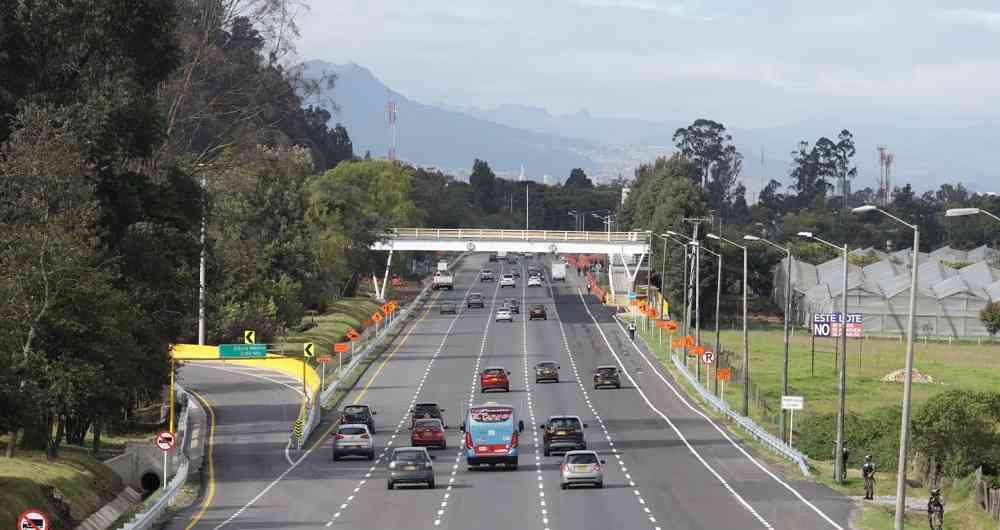
#> input picture semana_5/img2.jpg, 1000 x 530 px
$ python main.py
#> lines starting #> are read from the running program, lines starting #| are printed output that depends on the picture; after the words box and inside, x2 and y2 are one past the last pixel; in counts of white or black regions, pixels touching at a corner belong together
import numpy as np
import cv2
from matplotlib import pyplot as plt
def corners(image, quantity):
#> called with image = '../img2.jpg', quantity = 250
    img = cv2.imread(image)
#> img is the input picture: shape (530, 1000, 3); mean B, G, R 120.1, 123.7, 121.6
    gray = cv2.cvtColor(img,cv2.COLOR_BGR2GRAY)
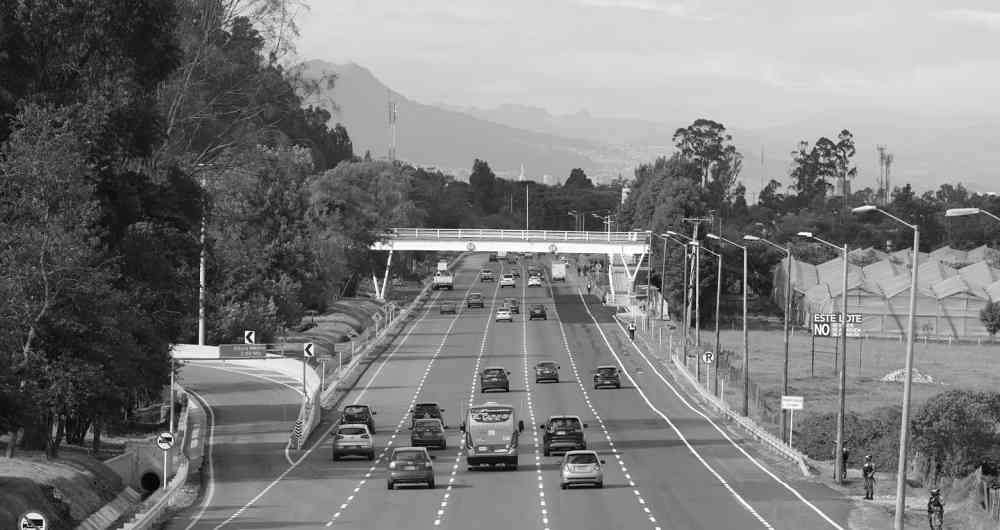
#> gray: shape (530, 1000); min 0, max 255, mean 122.6

    corners = cv2.goodFeaturesToTrack(gray,quantity,0.01,10)
#> corners = 250 rows, first 8: [825, 326], [159, 441], [170, 438], [707, 235], [41, 520], [23, 527], [388, 251], [810, 235]
    corners = np.int0(corners)

    for i in corners:
        x,y = i.ravel()
        cv2.circle(img,(x,y),3,255,-1)
#> this loop made 250 passes
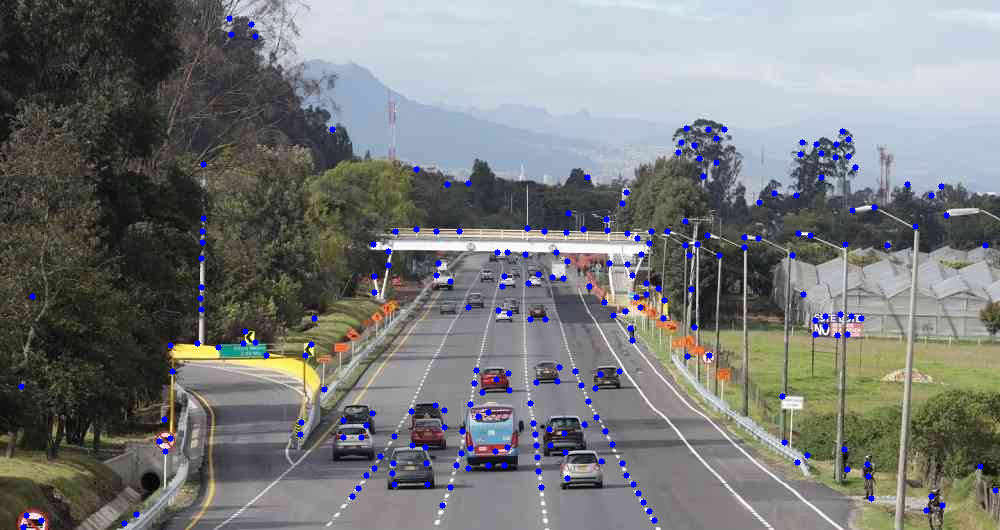
#> img: shape (530, 1000, 3); 1.37% of pixels changed, all inside (x1, y1, x2, y2) = (18, 15, 999, 530)

    cv2.imshow('IMG',img)
    if cv2.waitKey(0) & 0xff == 27:
#> (key Esc is pressed here)
        cv2.destroyAllWindows()

image = '../img2.jpg'
quantity = 250
corners(image, quantity)

$ run again, with semana_5/img3.jpg copied over semana_5/img2.jpg
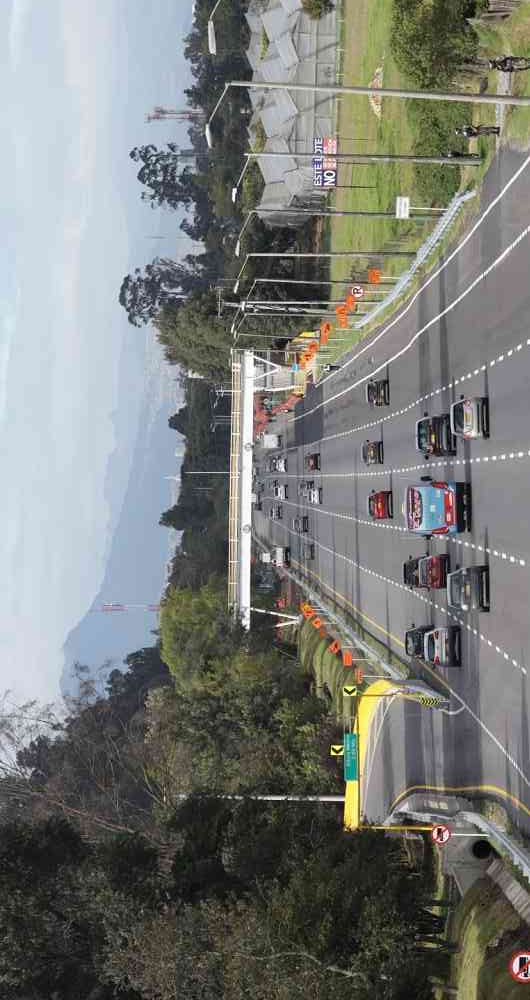
#> input picture semana_5/img3.jpg, 530 x 1000 px
#> in corners, img is the input picture: shape (1000, 530, 3); mean B, G, R 120.1, 123.7, 121.6
#> in corners, `gray = cv2.cvtColor(img,cv2.COLOR_BGR2GRAY)`:
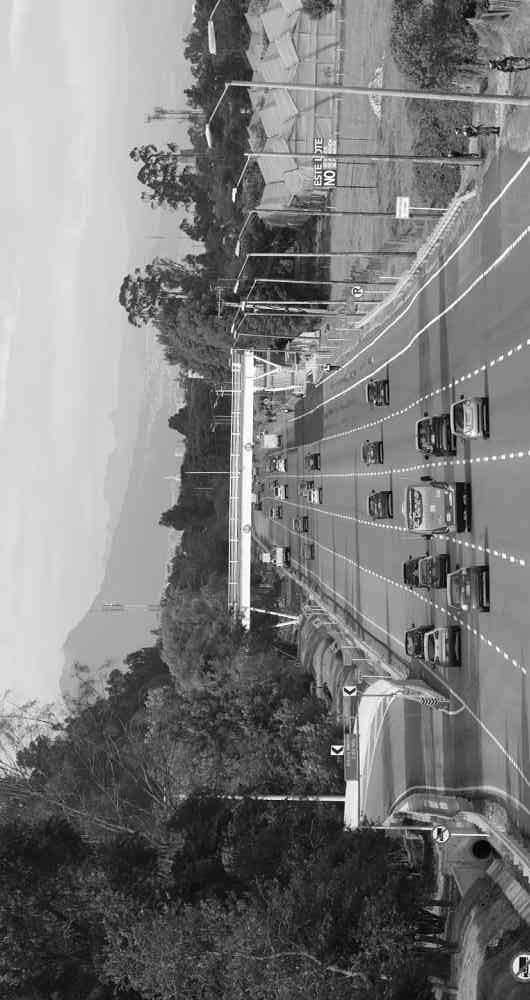
#> gray: shape (1000, 530); min 0, max 255, mean 122.6
#> corners = 250 rows, first 8: [326, 174], [441, 840], [438, 829], [235, 292], [520, 958], [527, 976], [251, 611], [235, 189]
#> the loop in corners, `for i in corners:` made 250 passes
#> after the loop in corners, `for i in corners:`:
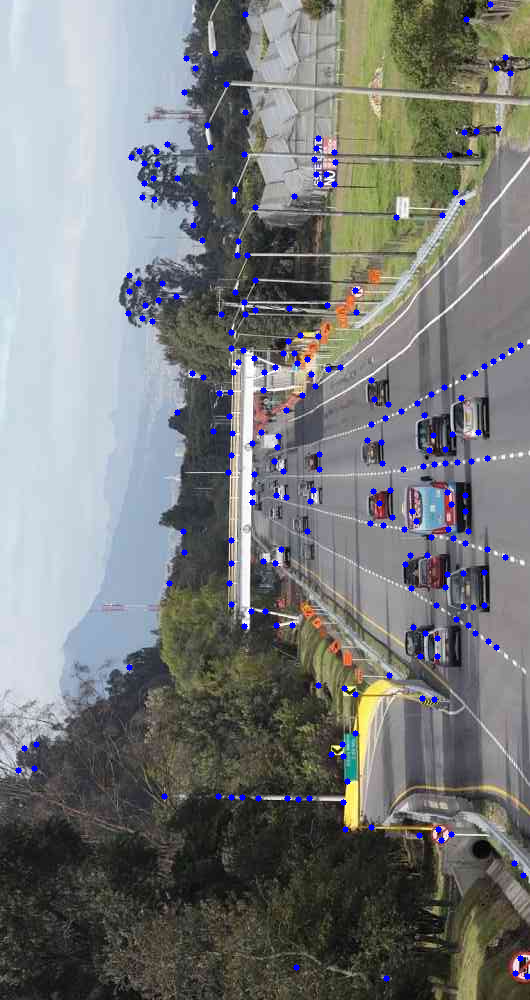
#> img: shape (1000, 530, 3); 1.37% of pixels changed, all inside (x1, y1, x2, y2) = (15, 1, 530, 982)

$ run again, with semana_5/image1.jpg copied over semana_5/img2.jpg
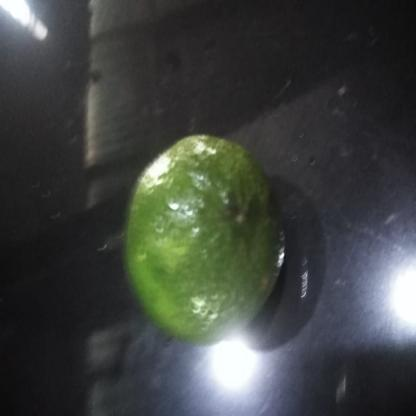
#> input picture semana_5/image1.jpg, 416 x 416 px
#> in corners, img is the input picture: shape (416, 416, 3); mean B, G, R 64, 67.5, 63.1
#> in corners, `gray = cv2.cvtColor(img,cv2.COLOR_BGR2GRAY)`:
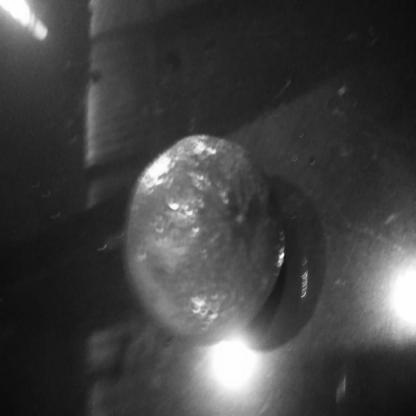
#> gray: shape (416, 416); min 12, max 255, mean 65.8
#> corners = 82 rows, first 8: [282, 253], [301, 296], [214, 150], [191, 211], [197, 229], [306, 272], [202, 178], [279, 264]
#> the loop in corners, `for i in corners:` made 82 passes
#> after the loop in corners, `for i in corners:`:
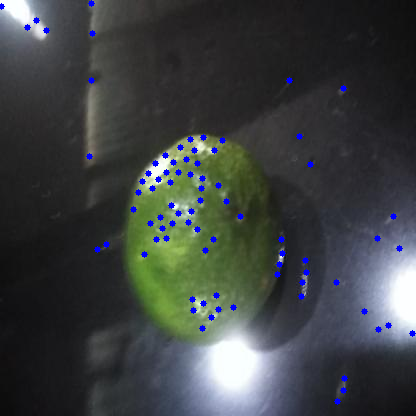
#> img: shape (416, 416, 3); 1.37% of pixels changed, all inside (x1, y1, x2, y2) = (0, 0, 416, 405)

$ run again, with semana_5/img.jpg copied over semana_5/img2.jpg
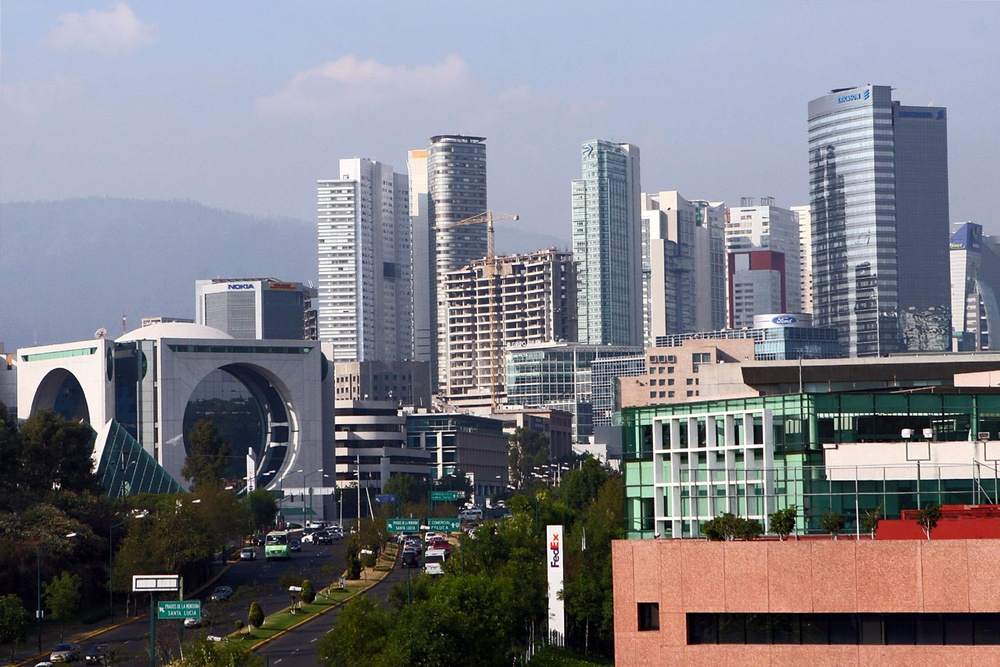
#> input picture semana_5/img.jpg, 1000 x 667 px, shrunk from 1280 x 854 before the run
#> in corners, img is the input picture: shape (667, 1000, 3); mean B, G, R 133.5, 125.5, 125.8
#> in corners, `gray = cv2.cvtColor(img,cv2.COLOR_BGR2GRAY)`:
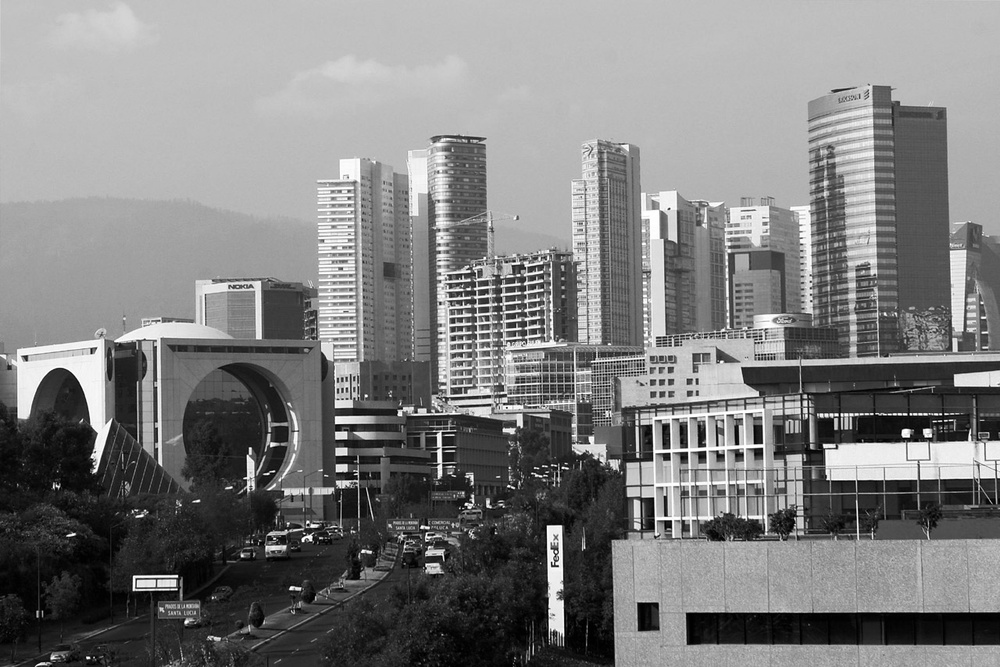
#> gray: shape (667, 1000); min 0, max 255, mean 126.5
#> corners = 250 rows, first 8: [177, 576], [910, 414], [465, 504], [717, 445], [86, 657], [837, 415], [562, 467], [421, 527]
#> the loop in corners, `for i in corners:` made 250 passes
#> after the loop in corners, `for i in corners:`:
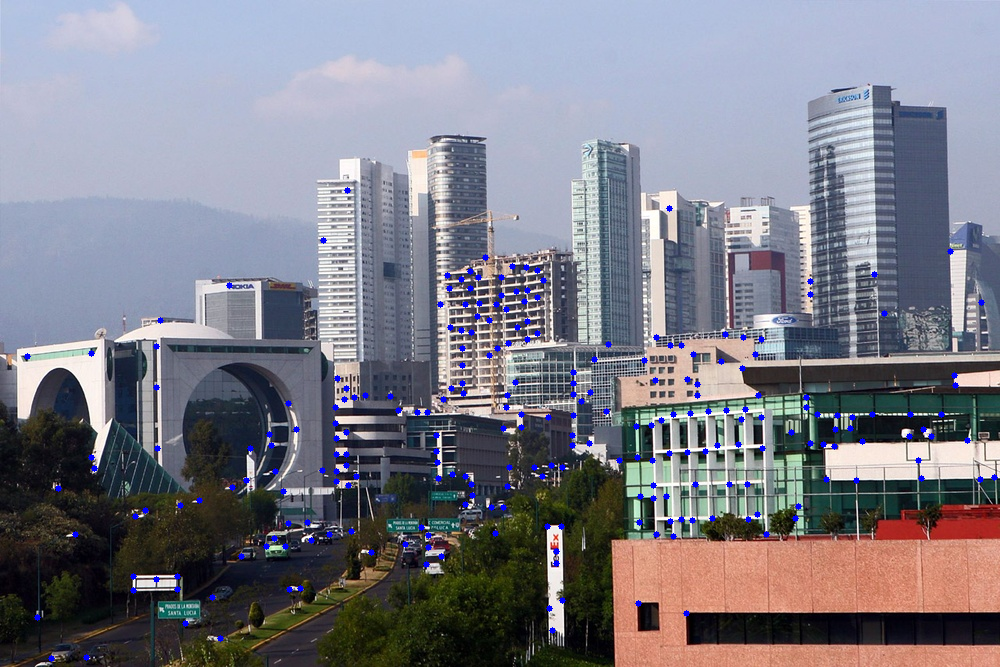
#> img: shape (667, 1000, 3); 1.09% of pixels changed, all inside (x1, y1, x2, y2) = (24, 187, 998, 662)
